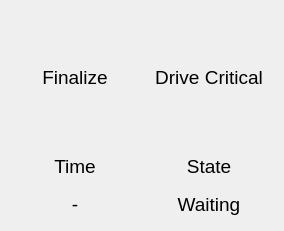
       <widget class="QWidget" name="tab_2">
        <attribute name="title">
         <string>Normal</string>
        </attribute>
        <layout class="QVBoxLayout" name="verticalLayout_38">
         <item>
          <layout class="QHBoxLayout" name="horizontalLayout_27">
           <item>
            <layout class="QVBoxLayout" name="verticalLayout_29">
             <item>
              <layout class="QHBoxLayout" name="horizontalLayout_19">
               <item>
                <spacer name="horizontalSpacer_29">
                 <property name="orientation">
                  <enum>Qt::Horizontal</enum>
                 </property>
                 <property name="sizeHint" stdset="0">
                  <size>
                   <width>40</width>
                   <height>20</height>
                  </size>
                 </property>
                </spacer>
               </item>
               <item>
                <widget class="StateView" name="finalizeView" native="true">
                 <property name="minimumSize">
                  <size>
                   <width>48</width>
                   <height>48</height>
                  </size>
                 </property>
                 <property name="maximumSize">
                  <size>
                   <width>48</width>
                   <height>48</height>
                  </size>
                 </property>
                </widget>
               </item>
               <item>
                <spacer name="horizontalSpacer_34">
                 <property name="orientation">
                  <enum>Qt::Horizontal</enum>
                 </property>
                 <property name="sizeHint" stdset="0">
                  <size>
                   <width>40</width>
                   <height>20</height>
                  </size>
                 </property>
                </spacer>
               </item>
              </layout>
             </item>
             <item>
              <widget class="QLabel" name="label_48">
               <property name="minimumSize">
                <size>
                 <width>50</width>
                 <height>25</height>
                </size>
               </property>
               <property name="font">
                <font>
                 <pointsize>14</pointsize>
                </font>
               </property>
               <property name="text">
                <string>Finalize</string>
               </property>
               <property name="alignment">
                <set>Qt::AlignCenter</set>
               </property>
              </widget>
             </item>
            </layout>
           </item>
           <item>
            <layout class="QVBoxLayout" name="verticalLayout_31">
             <item>
              <layout class="QHBoxLayout" name="horizontalLayout_26">
               <item>
                <spacer name="horizontalSpacer_55">
                 <property name="orientation">
                  <enum>Qt::Horizontal</enum>
                 </property>
                 <property name="sizeHint" stdset="0">
                  <size>
                   <width>40</width>
                   <height>20</height>
                  </size>
                 </property>
                </spacer>
               </item>
               <item>
                <widget class="StateView" name="driveCriticalView" native="true">
                 <property name="minimumSize">
                  <size>
                   <width>48</width>
                   <height>48</height>
                  </size>
                 </property>
                 <property name="maximumSize">
                  <size>
                   <width>48</width>
                   <height>48</height>
                  </size>
                 </property>
                </widget>
               </item>
               <item>
                <spacer name="horizontalSpacer_56">
                 <property name="orientation">
                  <enum>Qt::Horizontal</enum>
                 </property>
                 <property name="sizeHint" stdset="0">
                  <size>
                   <width>40</width>
                   <height>20</height>
                  </size>
                 </property>
                </spacer>
               </item>
              </layout>
             </item>
             <item>
              <widget class="QLabel" name="label_49">
               <property name="minimumSize">
                <size>
                 <width>50</width>
                 <height>25</height>
                </size>
               </property>
               <property name="font">
                <font>
                 <pointsize>14</pointsize>
                </font>
               </property>
               <property name="text">
                <string>Drive Critical</string>
               </property>
               <property name="alignment">
                <set>Qt::AlignCenter</set>
               </property>
              </widget>
             </item>
            </layout>
           </item>
          </layout>
         </item>
         <item>
          <layout class="QHBoxLayout" name="horizontalLayout_33">
           <item>
            <layout class="QVBoxLayout" name="verticalLayout">
             <item>
              <layout class="QHBoxLayout" name="horizontalLayout_29">
               <item>
                <spacer name="horizontalSpacer_38">
                 <property name="orientation">
                  <enum>Qt::Horizontal</enum>
                 </property>
                 <property name="sizeHint" stdset="0">
                  <size>
                   <width>40</width>
                   <height>20</height>
                  </size>
                 </property>
                </spacer>
               </item>
               <item>
                <widget class="QLabel" name="timeIconLabel_3">
                 <property name="minimumSize">
                  <size>
                   <width>48</width>
                   <height>48</height>
                  </size>
                 </property>
                 <property name="maximumSize">
                  <size>
                   <width>48</width>
                   <height>48</height>
                  </size>
                 </property>
                 <property name="text">
                  <string/>
                 </property>
                 <property name="pixmap">
                  <pixmap resource="../../resource.qrc">:/res/icons/procedure_time.svg</pixmap>
                 </property>
                 <property name="scaledContents">
                  <bool>true</bool>
                 </property>
                 <property name="alignment">
                  <set>Qt::AlignCenter</set>
                 </property>
                </widget>
               </item>
               <item>
                <spacer name="horizontalSpacer_39">
                 <property name="orientation">
                  <enum>Qt::Horizontal</enum>
                 </property>
                 <property name="sizeHint" stdset="0">
                  <size>
                   <width>40</width>
                   <height>20</height>
                  </size>
                 </property>
                </spacer>
               </item>
              </layout>
             </item>
             <item>
              <widget class="QLabel" name="label_44">
               <property name="minimumSize">
                <size>
                 <width>50</width>
                 <height>32</height>
                </size>
               </property>
               <property name="font">
                <font>
                 <pointsize>14</pointsize>
                </font>
               </property>
               <property name="text">
                <string>Time</string>
               </property>
               <property name="alignment">
                <set>Qt::AlignCenter</set>
               </property>
              </widget>
             </item>
             <item>
              <widget class="QLabel" name="presureSwitchTestTime">
               <property name="minimumSize">
                <size>
                 <width>50</width>
                 <height>32</height>
                </size>
               </property>
               <property name="font">
                <font>
                 <pointsize>14</pointsize>
                </font>
               </property>
               <property name="text">
                <string>-</string>
               </property>
               <property name="alignment">
                <set>Qt::AlignCenter</set>
               </property>
              </widget>
             </item>
            </layout>
           </item>
           <item>
            <layout class="QVBoxLayout" name="verticalLayout_17">
             <item>
              <layout class="QHBoxLayout" name="horizontalLayout_30">
               <item>
                <spacer name="horizontalSpacer_40">
                 <property name="orientation">
                  <enum>Qt::Horizontal</enum>
                 </property>
                 <property name="sizeHint" stdset="0">
                  <size>
                   <width>40</width>
                   <height>20</height>
                  </size>
                 </property>
                </spacer>
               </item>
               <item>
                <widget class="QLabel" name="timeIconLabel_4">
                 <property name="minimumSize">
                  <size>
                   <width>48</width>
                   <height>48</height>
                  </size>
                 </property>
                 <property name="maximumSize">
                  <size>
                   <width>48</width>
                   <height>48</height>
                  </size>
                 </property>
                 <property name="text">
                  <string/>
                 </property>
                 <property name="pixmap">
                  <pixmap resource="../../resource.qrc">:/res/icons/procedure_pressure.svg</pixmap>
                 </property>
                 <property name="scaledContents">
                  <bool>true</bool>
                 </property>
                 <property name="alignment">
                  <set>Qt::AlignCenter</set>
                 </property>
                </widget>
               </item>
               <item>
                <spacer name="horizontalSpacer_41">
                 <property name="orientation">
                  <enum>Qt::Horizontal</enum>
                 </property>
                 <property name="sizeHint" stdset="0">
                  <size>
                   <width>40</width>
                   <height>20</height>
                  </size>
                 </property>
                </spacer>
               </item>
              </layout>
             </item>
             <item>
              <widget class="QLabel" name="presureSwitchTestLabel_2">
               <property name="minimumSize">
                <size>
                 <width>50</width>
                 <height>32</height>
                </size>
               </property>
               <property name="font">
                <font>
                 <pointsize>14</pointsize>
                </font>
               </property>
               <property name="text">
                <string>State</string>
               </property>
               <property name="alignment">
                <set>Qt::AlignCenter</set>
               </property>
              </widget>
             </item>
             <item>
              <widget class="QLabel" name="presureSwitchTestLabel">
               <property name="minimumSize">
                <size>
                 <width>50</width>
                 <height>32</height>
                </size>
               </property>
               <property name="font">
                <font>
                 <pointsize>14</pointsize>
                </font>
               </property>
               <property name="text">
                <string>Waiting</string>
               </property>
               <property name="alignment">
                <set>Qt::AlignCenter</set>
               </property>
              </widget>
             </item>
            </layout>
           </item>
          </layout>
         </item>
        </layout>
       </widget>
